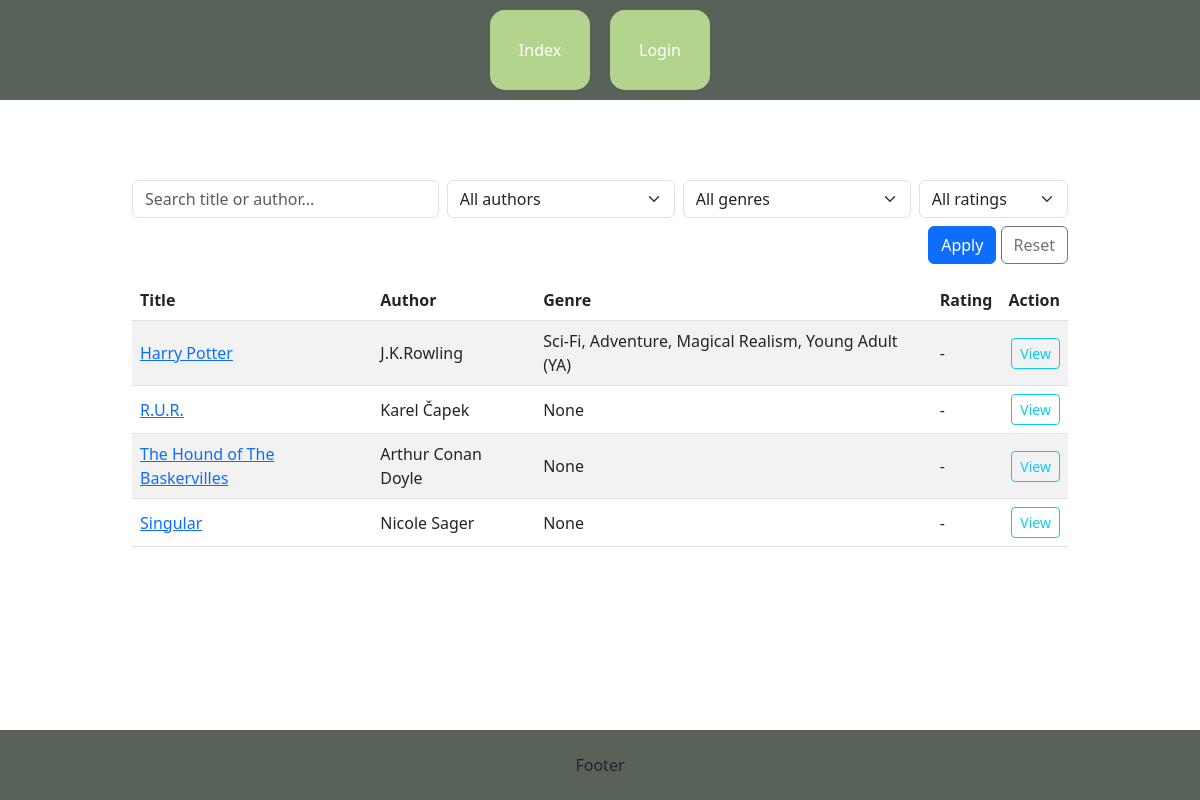
The page /projectcv/book_index/ on the database as committed earlier.
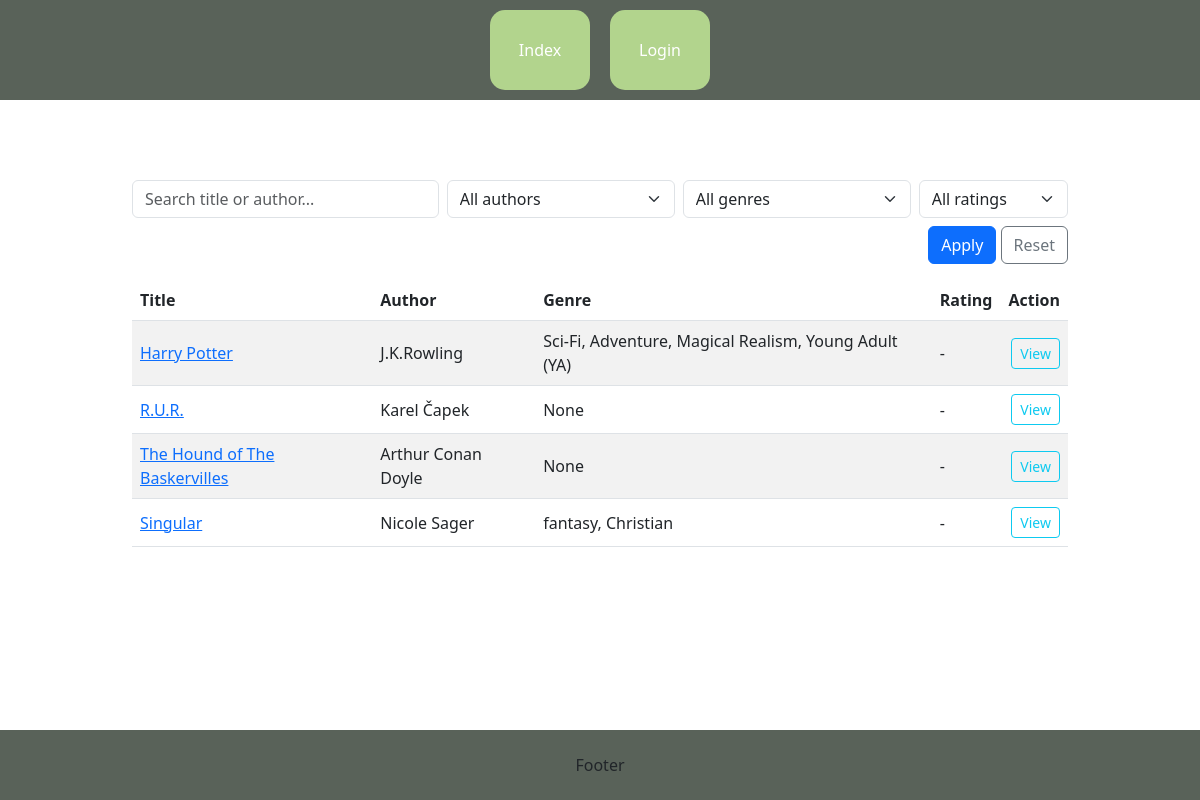
The same page on the database as committed later.
### projectcv/models.py (models this page shows, shortened)
class Book(models.Model):
    title= models.CharField(max_length=250)
    author= models.CharField(max_length=150)
    genre = models.ManyToManyField(Genre, blank=True)
    tags = models.ManyToManyField(Tag)
    rating = models.IntegerField(null=True, blank=True, choices=[(i, i) for i in range(1, 6)]) # range marks 1-5
    image = models.ImageField(upload_to='book_covers/', null=True, blank=True)
    published_date = models.DateField(null=True, blank=True)
    ean = models.CharField(max_length=13, null=True, blank=True)
    isbn = models.CharField(max_length=17, null=True, blank=True)
    author_bio = models.TextField(null=True, blank=True)
    author_photo = models.ImageField(upload_to='author_photos/', null=True, blank=True)
    class Meta:
        verbose_name = "Book"
        verbose_name_plural = "Books"

class Genre(models.Model):
    genre_name = models.CharField(max_length=100)

### projectcv/views.py (the view)
# urls.py: path("book_index/", views.BookIndex.as_view(), name="book_index"),
class BookIndex(generic.ListView):
    template_name = "projectcv/book_index.html"  # cesta k šabloně ze složky tamplates (je možné sdílet mezi aplikacemi)
    context_object_name = "books"  # pod tímto jménem budeme volat seznam objektů v šabloně
    paginate_by = 20 # this line enable to pagination with 20 items per page
    def get_queryset(self):
        qs = Book.objects.prefetch_related("genre").order_by("-id")
        q = self.request.GET.get("q")
        author = self.request.GET.get("author")
        genre = self.request.GET.get("genre")
        rating = self.request.GET.get("rating")
        if q:
            qs = qs.filter(Q(title__icontains=q) | Q(author__icontains=q))
        if author:
            qs = qs.filter(author=author)
        if genre:
            qs = qs.filter(genre__id=genre)
        if rating:
            qs = qs.filter(rating=rating)
        return qs
    def get_context_data(self, **kwargs):
        ctx = super().get_context_data(**kwargs)
        ctx["authors"] = Book.objects.order_by("author").values_list("author", flat=True).distinct()
        ctx["genres"] = Genre.objects.order_by("genre_name")
        ctx["ratings"] = RATING_VALUES
        ctx["current"] = {
            "q": self.request.GET.get("q", ""),
            "author": self.request.GET.get("author", ""),
            "genre": self.request.GET.get("genre", ""),
            "rating": self.request.GET.get("rating") or None,
        }
        return ctx

### projectcv/templates/projectcv/book_index.html (shortened to what this page needs)
{% extends "base.html" %}
{% block content %}
<div class="container my-3">
    <form method="get" class="row g-2 mb-3">
        <div class="col-sm-4">
            <input type="text" name="q" value="{{ current.q }}" class="form-control" placeholder="Search title or author...">
        </div>
        <div class="col-sm-3">
            <select name="author" class="form-select">
                <option value="">All authors</option>
            </select>
        </div>
        <div class="col-sm-3">
            <select name="genre" class="form-select">
                <option value="">All genres</option>
            </select>
        </div>
        <div class="col-sm-2">
            <select name="rating" class="form-select">
                <option value="">All ratings</option>
            </select>
        </div>
        <div class="col-12 text-end">
            <button class="btn btn-primary" type="submit">Apply</button>
            <a class="btn btn-outline-secondary" href="{% url 'book_index' %}">Reset</a>
        </div>
    </form>
    <div class="table-responsive">
        <table class="table table-striped align-middle">
            <thead>
                <tr>
                    <th>Title</th>
                    <th>Author</th>
                    <th>Genre</th>
                    <th>Rating</th>
                    <th class="text-end">Action</th>
                </tr>
            </thead>
            <tbody>
                {% for book in books %}
                    <tr>
                        <td>
                            <a href="{% url 'book_detail' book.id %}">{{ book.title }}</a>
                        </td>
                        <td>{{ book.author }}</td>
                        <td>
                            {% if book.genre.all %}
                                {% for genre in book.genre.all %}
                                    {{ genre.genre_name }}{% if not forloop.last %}, {% endif%}
                                {% endfor %}
                            {% else %}
                                None
                            {% endif %}
                        </td>
                        <td>{% if book.rating %}{{ book.rating }}{% else %}-{% endif %}</td>
                        <td class="text-end">
                            <a class="btn btn-sm btn-outline-info" href="{% url 'book_detail' book.id %}">View</a>
                        </td>
                    </tr>
            {% empty %}
                <tr>
                    <td colspan="5" class="text-center">No books found.</td>
                </tr>
            {% endfor %}
            </tbody>
        </table>
    </div>
</div>
{% endblock %}

### projectcv/templates/base.html (shortened to what this page needs)
<!DOCTYPE html>
<html lang="en">
<head>
    {% load static %}
    <link rel="stylesheet" href="{% static 'css/style.css' %}" type="text/css">
    <link rel="stylesheet" href="{% static 'css/bootstrap.min.css' %}" type="text/css">
</head>
<body>
    <nav>
        <div class="flex_box">
            <div class="nav_item"><a href="{% url 'book_index' %}">Index</a></div>
            {% if not user.is_authenticated %}<div class="nav_item"><a href="{% url 'login' %}">Login</a></div>{% endif %}
        </div>
    </nav>
    <div class="content">
    {% block content %}
    {% endblock %}
    </div>
    <footer>
        Footer
    </footer>
</body>
</html>

### projectcv/static/css/style.css (style rules this page uses)
html, body { width: 100%; height: 100%; margin: 0; }
nav { width: 100%; height: 100px; background-color: #596259; color: white; }
.flex_box { width: 100%; height: 100px; display: flex; justify-content: center; }
.flex_box a { text-decoration: none; color: white; }
.nav_item { margin-top: 10px; margin-left: 10px; margin-right: 10px; background-color: #b2d48d; height: 80px; width: 100px; text-align: center; line-height: 80px; vertical-align: middle; color: white; display: inline-block; transition: background 0.3s ease-in-out; border-radius: 15px; }
.nav_item a { text-decoration: none; color: inherit; }
.content { width: 80%; margin: auto; margin-top: 80px; margin-bottom: 80px; }
.btn { padding:8px 16px; border: none; border-radius: 6px; cursor: pointer; transition: background-color 0.3s ease; }
.btn-primary { background-color: #596259; color: white; }
footer { position: fixed; width: 100%; height: 20; background-color: #596259; text-align: center; line-height: 70px; vertical-align: middle; bottom: 0; }

Rows that differ between the two databases and show on the page:
changed Book "Singular": gains Genre (genre_name "fantasy"); gains Genre (genre_name "Christian"); no longer shows "None"
